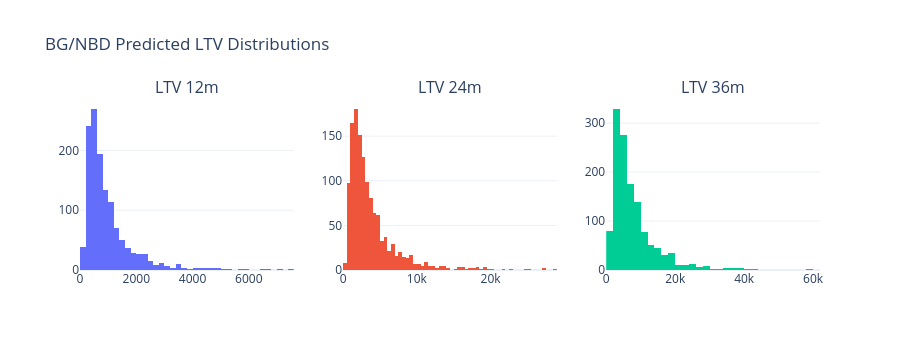

Notebook source saved alongside this figure:
### Markdown cell above
## 9. LTV Distribution + Segmentation Preview

### Code cell
# LTV distribution
p99_q = predictions['ltv_36m'].quantile(0.99)
p99 = _as_float(p99_q, _as_float(predictions['ltv_36m'].max()))
pred_trimmed = predictions.filter(pl.col('ltv_36m') <= p99)

fig = make_subplots(rows=1, cols=3, subplot_titles=['LTV 12m', 'LTV 24m', 'LTV 36m'])
for i, col in enumerate(['ltv_12m', 'ltv_24m', 'ltv_36m'], start=1):
    vals = pred_trimmed[col].to_list()
    fig.add_trace(go.Histogram(x=vals, nbinsx=60, showlegend=False), row=1, col=i)
fig.update_layout(height=350, title='BG/NBD Predicted LTV Distributions')
fig.show()

### Figure 1 — Plotly figure (JSON) as saved in the notebook; plotly's stock layout.template omitted (floating-point values rounded to 4 significant figures; data arrays with more than 128 entries replaced by an {"elided": "..."} marker saying what was removed)
{"data": [{"nbinsx": 60, "showlegend": false, "type": "histogram", "x": {"elided": "1314 float values"}, "xaxis": "x", "yaxis": "y"}, {"nbinsx": 60, "showlegend": false, "type": "histogram", "x": {"elided": "1314 float values"}, "xaxis": "x2", "yaxis": "y2"}, {"nbinsx": 60, "showlegend": false, "type": "histogram", "x": {"elided": "1314 float values"}, "xaxis": "x3", "yaxis": "y3"}], "layout": {"annotations": [{"font": {"size": 16}, "showarrow": false, "text": "LTV 12m", "x": 0.1444, "xanchor": "center", "xref": "paper", "y": 1, "yanchor": "bottom", "yref": "paper"}, {"font": {"size": 16}, "showarrow": false, "text": "LTV 24m", "x": 0.5, "xanchor": "center", "xref": "paper", "y": 1, "yanchor": "bottom", "yref": "paper"}, {"font": {"size": 16}, "showarrow": false, "text": "LTV 36m", "x": 0.8556, "xanchor": "center", "xref": "paper", "y": 1, "yanchor": "bottom", "yref": "paper"}], "height": 350, "title": {"text": "BG/NBD Predicted LTV Distributions"}, "xaxis": {"anchor": "y", "domain": [0, 0.2889]}, "xaxis2": {"anchor": "y2", "domain": [0.3556, 0.6444]}, "xaxis3": {"anchor": "y3", "domain": [0.7111, 1]}, "yaxis": {"anchor": "x", "domain": [0, 1]}, "yaxis2": {"anchor": "x2", "domain": [0, 1]}, "yaxis3": {"anchor": "x3", "domain": [0, 1]}}}
